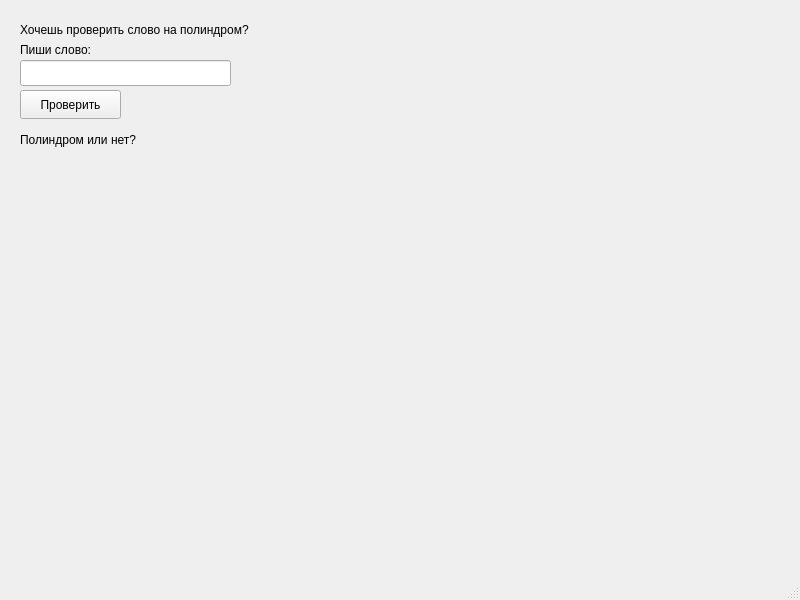
<?xml version="1.0" encoding="UTF-8"?>
<ui version="4.0">
 <class>MainWindow</class>
 <widget class="QMainWindow" name="MainWindow">
  <property name="geometry">
   <rect>
    <x>0</x>
    <y>0</y>
    <width>800</width>
    <height>600</height>
   </rect>
  </property>
  <property name="windowTitle">
   <string>MainWindow</string>
  </property>
  <widget class="QWidget" name="centralwidget">
   <widget class="QLabel" name="label">
    <property name="geometry">
     <rect>
      <x>20</x>
      <y>20</y>
      <width>291</width>
      <height>20</height>
     </rect>
    </property>
    <property name="styleSheet">
     <string notr="true">font: 700 9pt &quot;Sitka Heading&quot;;</string>
    </property>
    <property name="text">
     <string>Хочешь проверить слово на полиндром?</string>
    </property>
   </widget>
   <widget class="QLineEdit" name="lineEdit">
    <property name="geometry">
     <rect>
      <x>20</x>
      <y>60</y>
      <width>211</width>
      <height>26</height>
     </rect>
    </property>
    <property name="text">
     <string/>
    </property>
   </widget>
   <widget class="QLabel" name="label_2">
    <property name="geometry">
     <rect>
      <x>20</x>
      <y>40</y>
      <width>111</width>
      <height>20</height>
     </rect>
    </property>
    <property name="text">
     <string>Пиши слово:</string>
    </property>
   </widget>
   <widget class="QPushButton" name="pushButton">
    <property name="geometry">
     <rect>
      <x>20</x>
      <y>90</y>
      <width>101</width>
      <height>29</height>
     </rect>
    </property>
    <property name="styleSheet">
     <string notr="true">
font: 700 9pt &quot;Sitka Small&quot;;</string>
    </property>
    <property name="text">
     <string>Проверить</string>
    </property>
   </widget>
   <widget class="QLabel" name="label_3">
    <property name="geometry">
     <rect>
      <x>20</x>
      <y>130</y>
      <width>151</width>
      <height>20</height>
     </rect>
    </property>
    <property name="text">
     <string>Полиндром или нет?</string>
    </property>
   </widget>
  </widget>
  <widget class="QMenuBar" name="menubar">
   <property name="geometry">
    <rect>
     <x>0</x>
     <y>0</y>
     <width>800</width>
     <height>26</height>
    </rect>
   </property>
  </widget>
  <widget class="QStatusBar" name="statusbar"/>
 </widget>
 <resources/>
 <connections/>
</ui>
